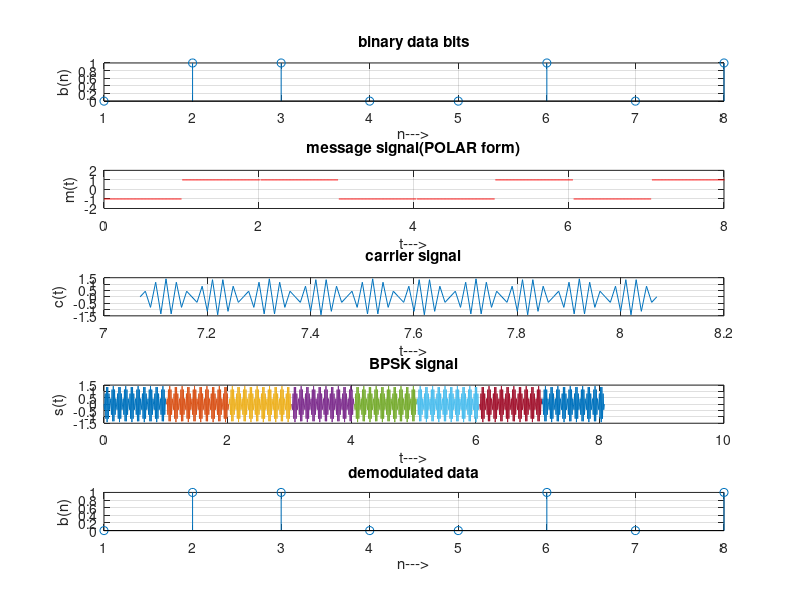

The MATLAB source for this figure:
% PSK modulation
clc;
clear all;
close all;
%GENERATE CARRIER SIGNAL
Tb=1;
t=0:Tb/100:Tb;
fc=45;
c=sqrt(2/Tb)*sin(2*pi*fc*t);

%generate message signal
N=8;
m=rand(1,N);
t1=0;t2=Tb
for i=1:N
t=[t1:.01:t2]
if m(i)>0.5
m(i)=1;
m_s=ones(1,length(t));
else
m(i)=0;
m_s=-1*ones(1,length(t));
end
message(i,:)=m_s;
%product of carrier and message signal
bpsk_sig(i,:)=c.*m_s;
%Plot the message and BPSK modulated signal
subplot(5,1,2);axis([0 N -2 2]);plot(t,message(i,:),'r');
title('message signal(POLAR form)');xlabel('t--->');ylabel('m(t)');
grid on; hold on;
subplot(5,1,4);plot(t,bpsk_sig(i,:));
title('BPSK signal');xlabel('t--->');ylabel('s(t)');
grid on; hold on;
t1=t1+1.01; t2=t2+1.01;
end
hold off
%plot the input binary data and carrier signal
subplot(5,1,1);stem(m);
title('binary data bits');xlabel('n--->');ylabel('b(n)');
grid on;
subplot(5,1,3);plot(t,c);
title('carrier signal');xlabel('t--->');ylabel('c(t)');
grid on;
% PSK Demodulation
t1=0;t2=Tb
for i=1:N
t=[t1:.01:t2]
%correlator
x=sum(c.*bpsk_sig(i,:));
%decision device
if x>0
demod(i)=1;
else
demod(i)=0;
end
t1=t1+1.01;
t2=t2+1.01;

end
%plot the demodulated data bits
subplot(5,1,5);stem(demod);
title('demodulated data');xlabel('n--->');ylabel('b(n)');
grid on